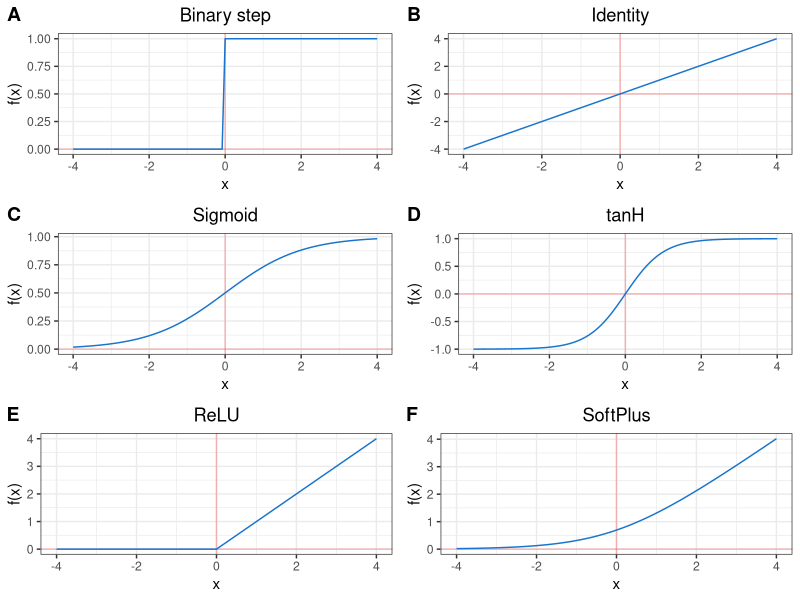
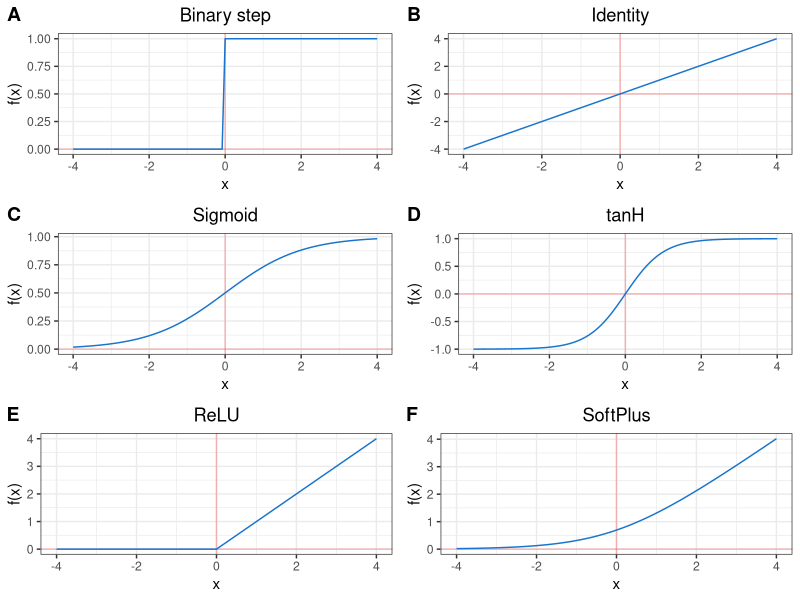

The R source for these figures, in order:
require(ggplot2)
require(ggpubr)

plot_activation_function <- function(f, title, range){
  ggplot(data.frame(x=range), mapping=aes(x=x)) + 
    geom_hline(yintercept=0, color='red', alpha=1/4) +
    geom_vline(xintercept=0, color='red', alpha=1/4) +
    stat_function(fun=f, colour = "dodgerblue3") +
    ggtitle(title) + theme_bw() +
    scale_x_continuous(name='x') +
    scale_y_continuous(name='f(x)') +
    theme(plot.title = element_text(hjust = 0.5))
}


f <- function(x) {x}
ident = plot_activation_function(f,"Identity",c(-4,4))

f <- function(x){   ifelse(x >= 0, 1, 0) }
binary_step  = plot_activation_function(f,"Binary step",c(-4,4))

f <- function(x){1 / (1 + exp(-x))}
sig = plot_activation_function(f, 'Sigmoid', c(-4,4))

tanh_func <- function(x){tanh(x)}
tanH = plot_activation_function(tanh_func, 'tanH', c(-4,4))


rec_lu_func <- function(x){ ifelse(x < 0 , 0, x )}
RELU  = plot_activation_function(rec_lu_func, 'ReLU', c(-4,4))

soft_plus_func <- function(x){ log(1 + exp(x))}
softy = plot_activation_function(soft_plus_func, 'SoftPlus', c(-4,4))


ggarrange(binary_step, ident,
          sig, tanH,
          RELU , softy,
          labels = LETTERS[1:6] ,
          ncol = 2 , nrow=3)

ggsave("Figures/activation.pdf")
